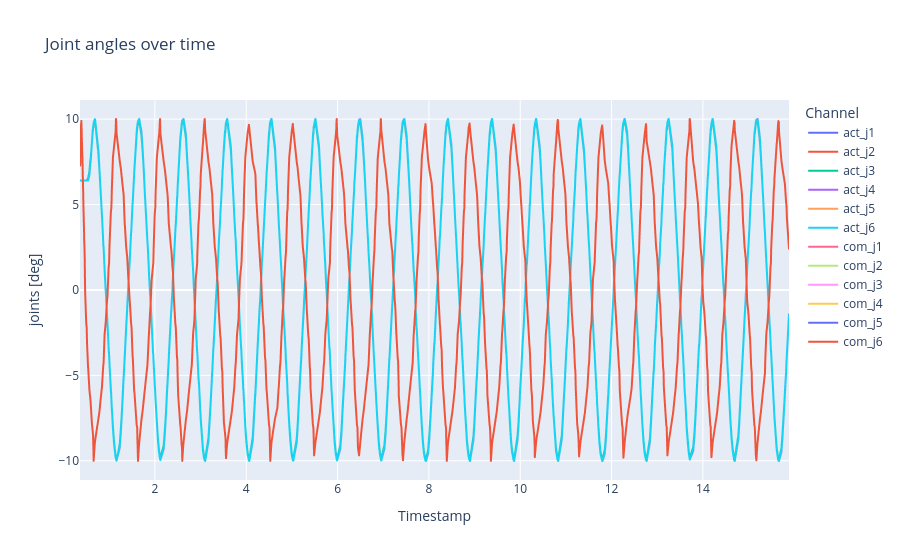

This figure's notebook cell:
### Markdown cell above
Joint angles over time

### Code cell
# 1) DataFrame anlegen
df = pd.DataFrame({
    'timestamp': timestamps,
    'act_j1': act_j[:, 0],
    'act_j2': act_j[:, 1],
    'act_j3': act_j[:, 2],
    'act_j4': act_j[:, 3],
    'act_j5': act_j[:, 4],
    'act_j6': act_j[:, 5],
    'com_j1': com_j[:, 0],
    'com_j2': com_j[:, 1],
    'com_j3': com_j[:, 2],
    'com_j4': com_j[:, 3],
    'com_j5': com_j[:, 4],
    'com_j6': com_j[:, 5]
})

# 1) In Long-Form umwandeln
df_long = df.melt(
    id_vars='timestamp',
    value_vars=df.columns[1:],
    var_name='Channel',
    value_name='joints [deg]'
)

# 2) Plot bauen
fig = px.line(
    df_long,
    x='timestamp',
    y='joints [deg]',
    color='Channel',
    title="Joint angles over time",
    labels={'timestamp': 'Timestamp'}
)

# 3) Achsen anpassen
fig.update_xaxes(
    tickformat="%H:%M:%S\n%d-%m-%Y",
)

fig.show()

### Figure 1 — Plotly figure (JSON) as saved in the notebook; plotly's stock layout.template omitted (floating-point values rounded to 4 significant figures; data arrays with more than 128 entries replaced by an {"elided": "..."} marker saying what was removed)
{"data": [{"hovertemplate": "Channel=act_j1<br>Timestamp=%{x}<br>joints [deg]=%{y}<extra></extra>", "legendgroup": "act_j1", "line": {"color": "#636efa", "dash": "solid"}, "marker": {"symbol": "circle"}, "mode": "lines", "name": "act_j1", "showlegend": true, "type": "scattergl", "x": {"elided": "1041 float values"}, "xaxis": "x", "y": {"elided": "1041 float values"}, "yaxis": "y"}, {"hovertemplate": "Channel=act_j2<br>Timestamp=%{x}<br>joints [deg]=%{y}<extra></extra>", "legendgroup": "act_j2", "line": {"color": "#EF553B", "dash": "solid"}, "marker": {"symbol": "circle"}, "mode": "lines", "name": "act_j2", "showlegend": true, "type": "scattergl", "x": {"elided": "1041 float values"}, "xaxis": "x", "y": {"elided": "1041 float values"}, "yaxis": "y"}, {"hovertemplate": "Channel=act_j3<br>Timestamp=%{x}<br>joints [deg]=%{y}<extra></extra>", "legendgroup": "act_j3", "line": {"color": "#00cc96", "dash": "solid"}, "marker": {"symbol": "circle"}, "mode": "lines", "name": "act_j3", "showlegend": true, "type": "scattergl", "x": {"elided": "1041 float values"}, "xaxis": "x", "y": {"elided": "1041 float values"}, "yaxis": "y"}, {"hovertemplate": "Channel=act_j4<br>Timestamp=%{x}<br>joints [deg]=%{y}<extra></extra>", "legendgroup": "act_j4", "line": {"color": "#ab63fa", "dash": "solid"}, "marker": {"symbol": "circle"}, "mode": "lines", "name": "act_j4", "showlegend": true, "type": "scattergl", "x": {"elided": "1041 float values"}, "xaxis": "x", "y": {"elided": "1041 float values"}, "yaxis": "y"}, {"hovertemplate": "Channel=act_j5<br>Timestamp=%{x}<br>joints [deg]=%{y}<extra></extra>", "legendgroup": "act_j5", "line": {"color": "#FFA15A", "dash": "solid"}, "marker": {"symbol": "circle"}, "mode": "lines", "name": "act_j5", "showlegend": true, "type": "scattergl", "x": {"elided": "1041 float values"}, "xaxis": "x", "y": {"elided": "1041 float values"}, "yaxis": "y"}, {"hovertemplate": "Channel=act_j6<br>Timestamp=%{x}<br>joints [deg]=%{y}<extra></extra>", "legendgroup": "act_j6", "line": {"color": "#19d3f3", "dash": "solid"}, "marker": {"symbol": "circle"}, "mode": "lines", "name": "act_j6", "showlegend": true, "type": "scattergl", "x": {"elided": "1041 float values"}, "xaxis": "x", "y": {"elided": "1041 float values"}, "yaxis": "y"}, {"hovertemplate": "Channel=com_j1<br>Timestamp=%{x}<br>joints [deg]=%{y}<extra></extra>", "legendgroup": "com_j1", "line": {"color": "#FF6692", "dash": "solid"}, "marker": {"symbol": "circle"}, "mode": "lines", "name": "com_j1", "showlegend": true, "type": "scattergl", "x": {"elided": "1041 float values"}, "xaxis": "x", "y": {"elided": "1041 float values"}, "yaxis": "y"}, {"hovertemplate": "Channel=com_j2<br>Timestamp=%{x}<br>joints [deg]=%{y}<extra></extra>", "legendgroup": "com_j2", "line": {"color": "#B6E880", "dash": "solid"}, "marker": {"symbol": "circle"}, "mode": "lines", "name": "com_j2", "showlegend": true, "type": "scattergl", "x": {"elided": "1041 float values"}, "xaxis": "x", "y": {"elided": "1041 float values"}, "yaxis": "y"}, {"hovertemplate": "Channel=com_j3<br>Timestamp=%{x}<br>joints [deg]=%{y}<extra></extra>", "legendgroup": "com_j3", "line": {"color": "#FF97FF", "dash": "solid"}, "marker": {"symbol": "circle"}, "mode": "lines", "name": "com_j3", "showlegend": true, "type": "scattergl", "x": {"elided": "1041 float values"}, "xaxis": "x", "y": {"elided": "1041 float values"}, "yaxis": "y"}, {"hovertemplate": "Channel=com_j4<br>Timestamp=%{x}<br>joints [deg]=%{y}<extra></extra>", "legendgroup": "com_j4", "line": {"color": "#FECB52", "dash": "solid"}, "marker": {"symbol": "circle"}, "mode": "lines", "name": "com_j4", "showlegend": true, "type": "scattergl", "x": {"elided": "1041 float values"}, "xaxis": "x", "y": {"elided": "1041 float values"}, "yaxis": "y"}, {"hovertemplate": "Channel=com_j5<br>Timestamp=%{x}<br>joints [deg]=%{y}<extra></extra>", "legendgroup": "com_j5", "line": {"color": "#636efa", "dash": "solid"}, "marker": {"symbol": "circle"}, "mode": "lines", "name": "com_j5", "showlegend": true, "type": "scattergl", "x": {"elided": "1041 float values"}, "xaxis": "x", "y": {"elided": "1041 float values"}, "yaxis": "y"}, {"hovertemplate": "Channel=com_j6<br>Timestamp=%{x}<br>joints [deg]=%{y}<extra></extra>", "legendgroup": "com_j6", "line": {"color": "#EF553B", "dash": "solid"}, "marker": {"symbol": "circle"}, "mode": "lines", "name": "com_j6", "showlegend": true, "type": "scattergl", "x": {"elided": "1041 float values"}, "xaxis": "x", "y": {"elided": "1041 float values"}, "yaxis": "y"}], "layout": {"legend": {"title": {"text": "Channel"}, "tracegroupgap": 0}, "title": {"text": "Joint angles over time"}, "xaxis": {"anchor": "y", "domain": [0, 1], "tickformat": "%H:%M:%S\n%d-%m-%Y", "title": {"text": "Timestamp"}}, "yaxis": {"anchor": "x", "domain": [0, 1], "title": {"text": "joints [deg]"}}}}
